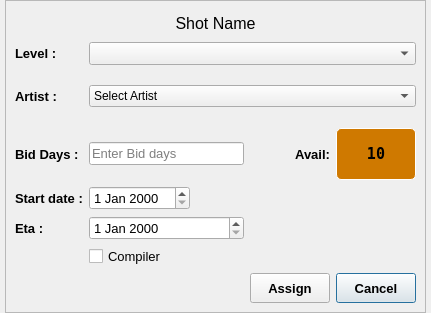
<?xml version="1.0" encoding="UTF-8"?>
<ui version="4.0">
 <class>Assign_Dialog</class>
 <widget class="QDialog" name="Assign_Dialog">
  <property name="geometry">
   <rect>
    <x>0</x>
    <y>0</y>
    <width>431</width>
    <height>313</height>
   </rect>
  </property>
  <property name="minimumSize">
   <size>
    <width>431</width>
    <height>220</height>
   </size>
  </property>
  <property name="windowTitle">
   <string>Dialog</string>
  </property>
  <property name="styleSheet">
   <string notr="true"/>
  </property>
  <layout class="QGridLayout" name="gridLayout_2">
   <property name="leftMargin">
    <number>5</number>
   </property>
   <property name="topMargin">
    <number>0</number>
   </property>
   <property name="rightMargin">
    <number>5</number>
   </property>
   <property name="bottomMargin">
    <number>0</number>
   </property>
   <property name="spacing">
    <number>0</number>
   </property>
   <item row="0" column="0">
    <widget class="QFrame" name="frame">
     <property name="styleSheet">
      <string notr="true"/>
     </property>
     <property name="frameShape">
      <enum>QFrame::StyledPanel</enum>
     </property>
     <property name="frameShadow">
      <enum>QFrame::Raised</enum>
     </property>
     <layout class="QGridLayout" name="gridLayout">
      <item row="0" column="0" colspan="5">
       <widget class="QLabel" name="shot_detail_lb">
        <property name="font">
         <font>
          <family>Segoe UI</family>
          <pointsize>12</pointsize>
         </font>
        </property>
        <property name="text">
         <string>Shot Name</string>
        </property>
        <property name="alignment">
         <set>Qt::AlignCenter</set>
        </property>
       </widget>
      </item>
      <item row="2" column="0" rowspan="2">
       <widget class="QLabel" name="label_2">
        <property name="font">
         <font>
          <family>Segoe UI</family>
          <pointsize>10</pointsize>
          <weight>75</weight>
          <bold>true</bold>
         </font>
        </property>
        <property name="text">
         <string>Artist :</string>
        </property>
       </widget>
      </item>
      <item row="4" column="0" rowspan="2">
       <widget class="QLabel" name="label_3">
        <property name="font">
         <font>
          <family>Segoe UI</family>
          <pointsize>10</pointsize>
          <weight>75</weight>
          <bold>true</bold>
         </font>
        </property>
        <property name="text">
         <string>Bid Days :</string>
        </property>
       </widget>
      </item>
      <item row="2" column="1" rowspan="2" colspan="4">
       <widget class="QComboBox" name="sel_artists_cb">
        <property name="font">
         <font>
          <pointsize>9</pointsize>
         </font>
        </property>
        <item>
         <property name="text">
          <string>Select Artist</string>
         </property>
        </item>
       </widget>
      </item>
      <item row="10" column="4">
       <widget class="QPushButton" name="cancel_pb">
        <property name="minimumSize">
         <size>
          <width>0</width>
          <height>30</height>
         </size>
        </property>
        <property name="font">
         <font>
          <pointsize>10</pointsize>
          <weight>75</weight>
          <bold>true</bold>
         </font>
        </property>
        <property name="text">
         <string>Cancel</string>
        </property>
       </widget>
      </item>
      <item row="10" column="3">
       <widget class="QPushButton" name="assign_pb">
        <property name="minimumSize">
         <size>
          <width>0</width>
          <height>30</height>
         </size>
        </property>
        <property name="font">
         <font>
          <pointsize>10</pointsize>
          <weight>75</weight>
          <bold>true</bold>
         </font>
        </property>
        <property name="text">
         <string>Assign</string>
        </property>
       </widget>
      </item>
      <item row="8" column="0">
       <widget class="QLabel" name="label_4">
        <property name="font">
         <font>
          <family>Segoe UI</family>
          <pointsize>10</pointsize>
          <weight>75</weight>
          <bold>true</bold>
         </font>
        </property>
        <property name="text">
         <string>Eta :</string>
        </property>
       </widget>
      </item>
      <item row="4" column="1" rowspan="2" colspan="2">
       <widget class="QLineEdit" name="shot_md_le">
        <property name="font">
         <font>
          <pointsize>10</pointsize>
         </font>
        </property>
        <property name="text">
         <string/>
        </property>
        <property name="placeholderText">
         <string>Enter Bid days</string>
        </property>
       </widget>
      </item>
      <item row="8" column="1" colspan="2">
       <widget class="QDateEdit" name="eta_date">
        <property name="font">
         <font>
          <pointsize>10</pointsize>
         </font>
        </property>
       </widget>
      </item>
      <item row="9" column="1" colspan="2">
       <widget class="QCheckBox" name="sel_Compiler_chckBox">
        <property name="font">
         <font>
          <family>Nirmala UI</family>
          <pointsize>10</pointsize>
         </font>
        </property>
        <property name="text">
         <string>Compiler</string>
        </property>
       </widget>
      </item>
      <item row="4" column="3" rowspan="2">
       <widget class="QLabel" name="label_6">
        <property name="font">
         <font>
          <pointsize>10</pointsize>
          <weight>75</weight>
          <bold>true</bold>
         </font>
        </property>
        <property name="text">
         <string>Avail:</string>
        </property>
        <property name="alignment">
         <set>Qt::AlignRight|Qt::AlignTrailing|Qt::AlignVCenter</set>
        </property>
       </widget>
      </item>
      <item row="4" column="4" rowspan="2">
       <widget class="QLabel" name="avl_md_lb">
        <property name="font">
         <font>
          <family>Terminal</family>
          <pointsize>11</pointsize>
          <weight>75</weight>
          <bold>true</bold>
         </font>
        </property>
        <property name="styleSheet">
         <string notr="true">padding-top:5px;
padding-bottom:5px;
color: rgb(0, 0, 0);
border: 1px solid white;
border-radius:5px;
background-color: rgb(207, 121, 0);</string>
        </property>
        <property name="text">
         <string>10</string>
        </property>
        <property name="alignment">
         <set>Qt::AlignCenter</set>
        </property>
       </widget>
      </item>
      <item row="1" column="0">
       <widget class="QLabel" name="label">
        <property name="font">
         <font>
          <family>Segoe UI</family>
          <pointsize>10</pointsize>
          <weight>75</weight>
          <bold>true</bold>
         </font>
        </property>
        <property name="text">
         <string>Level :</string>
        </property>
       </widget>
      </item>
      <item row="1" column="1" colspan="4">
       <widget class="QComboBox" name="sel_art_level_cb">
        <property name="font">
         <font>
          <pointsize>10</pointsize>
          <weight>75</weight>
          <bold>true</bold>
         </font>
        </property>
       </widget>
      </item>
      <item row="6" column="0">
       <widget class="QLabel" name="label_5">
        <property name="font">
         <font>
          <family>Segoe UI</family>
          <pointsize>10</pointsize>
          <weight>75</weight>
          <bold>true</bold>
         </font>
        </property>
        <property name="text">
         <string>Start date :</string>
        </property>
       </widget>
      </item>
      <item row="6" column="1">
       <widget class="QDateEdit" name="start_date">
        <property name="font">
         <font>
          <pointsize>10</pointsize>
         </font>
        </property>
       </widget>
      </item>
     </layout>
    </widget>
   </item>
  </layout>
 </widget>
 <resources>
  <include location="../../files.qrc"/>
 </resources>
 <connections/>
</ui>
